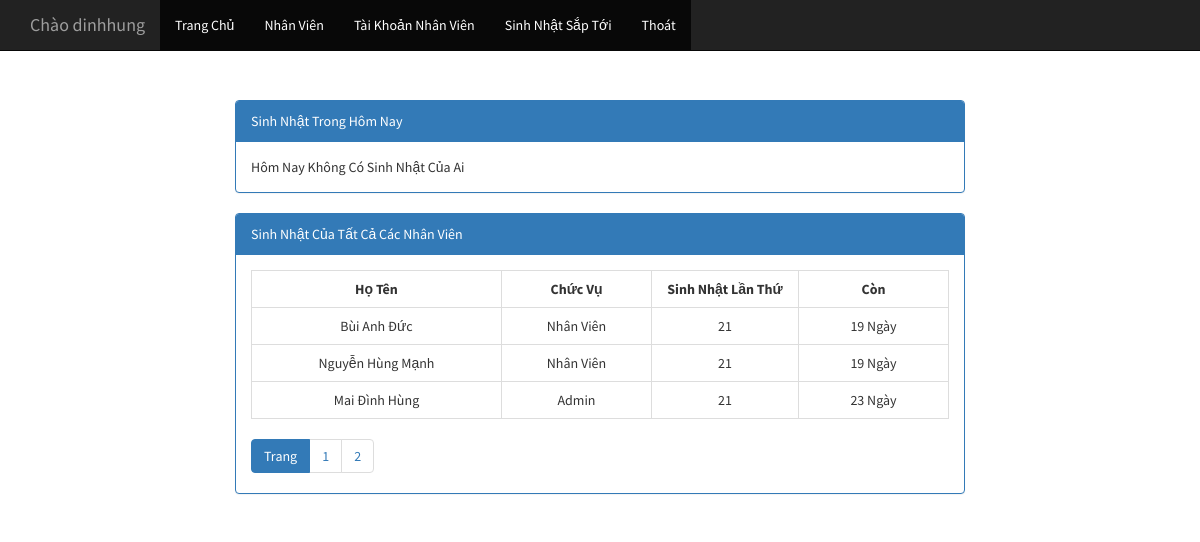
The app's page /ltw/index.php?controller=birthday (signed in) with its own data.
### tables this page shows
CREATE TABLE `tbl_nhanvien` (
  `idnv` int(50) NOT NULL,
  `hoten` varchar(250) NOT NULL,
  `gioitinh` int(10) NOT NULL,
  `ngaysinh` date NOT NULL,
  `email` varchar(250) NOT NULL,
  `diachi` varchar(250) NOT NULL,
  `vitri` varchar(250) NOT NULL,
  `sdt` int(50) NOT NULL,
  `anh` varchar(250) NOT NULL,
  `phanquyen` int(10) NOT NULL,
  `mota` varchar(250) NOT NULL
);

### ltw/controller/controller_birthday.php (called while the page is built, shortened)
<?php
	class controller_birthday extends controller{
		public function __construct(){
			$arr1=$this->model->fetch("select * from tbl_nhanvien");
			$total_record = $this->model->num_rows("select * from tbl_nhanvien");
			$max_record = 3;
			$page = ceil($total_record/$max_record);
			$p = isset($_GET["p"]) && is_numeric($_GET["p"]) && $_GET["p"]>0 ? $_GET["p"] - 1:"";
			$from = $p * $max_record;
			$arr = $this->model->fetch("select * from tbl_nhanvien order by idnv desc limit $from,$max_record");
			include 'view/view_birthday.php';
	}
}
	new controller_birthday();
 ?>

### application/controller.php (called while the page is built, shortened)
<?php
	class controller{
		public function __construct(){
			$this->model = new model();
		}
	}
 ?>

### application/model.php (called while the page is built, shortened)
<?php
	class model{
		public function fetch($sql){
			global $link;
			$result=mysqli_query($link,$sql);
			$arr=array();
			while ($rows=mysqli_fetch_array($result)) {
				$arr[]=$rows;
			}
			return $arr;
		}
		public function num_rows($sql){
			global $link;
			$result=mysqli_query($link,$sql);
			return mysqli_num_rows($result);
		}
	}
 ?>

### ltw/view/view_birthday.php (the view, shortened to what this page needs)
<div class="col-md-8 col-xs-offset-2">
	<div class="panel panel-primary">
		<div class="panel-heading">Sinh Nhật Trong Hôm Nay</div>
		<div class="panel-body">
		<?php
				$dem=0;
			 	if ($dem == 0) {
			 		echo "Hôm Nay Không Có Sinh Nhật Của Ai";
			 	}
		 	 ?>
		</div>
	</div>
</div>
	<div class="col-md-8 col-xs-offset-2">
	<div class="panel panel-primary">
		<div class="panel-heading">Sinh Nhật Của Tất Cả Các Nhân Viên</div>
		<div class="panel-body">
			<table class="table table-bordered table-hover">
				<tr>
					<th style="width: 250px;text-align: center;">Họ Tên</th>
					<th style="width: 150px;text-align: center;">Chức Vụ</th>
					<th style="text-align: center;">Sinh Nhật Lần Thứ</th>
					<th style="text-align: center;width: 150px">Còn</th>
				</tr>
				<?php
					foreach ($arr as $key => $value) {
				 ?>
				<tr>
					<td  style="text-align: center;">
						<?php echo $value["hoten"] ?>
						</td>
					<td style="text-align: center;">
						<?php echo $value["phanquyen"]==1?"Admin":"Nhân Viên"; ?>
					</td>
					<td style="text-align: center;">
						<?php
						$a=substr($value['ngaysinh'],0,4);
						$b=date('Y');
						$c= $b-$a;
						echo $c;
						 ?>
					</td>
					<td style="text-align: center;">
						<?php
						$ngay=substr($value['ngaysinh'],8,10);
						$ngayht=date('d')+1;
						$thanght=date('m');
						if ($thang =$thanght) {
							echo abs($ngayht-$ngay)." Ngày";
						}
						else {
							echo abs($thang-$thanght)." Tháng".abs($ngayht-$ngay)." Ngày";
						}
						 ?>
					</td>
				</tr>
				<?php } ?>
			</table>
			<ul class="pagination">
				<li class="active"><a href="#">Trang</a></li>
				<?php
				for($i = 1; $i<=$page; $i++){
			 	?>
				<li>
				<a href="index.php?controller=birthday&p=<?php echo $i; ?>"><?php echo $i; ?></a></li>
				<?php } ?>
			</ul>
		</div>
	</div>
</div>

### ltw/index.php (shortened to what this page needs)
<?php
	include '../config.php';
	include '../application/model.php';
	include '../application/controller.php';
	if (isset($_SESSION["username"])) {
		$c = isset($_GET["controller"])?$_GET["controller"]:"";
		$controller = $c != "" ? "controller/controller_$c.php" :"";
		include 'view/view_layout.php';
	} else {
		include 'controller/controller_login.php';
	}
 ?>

### ltw/view/view_layout.php (shortened to what this page needs)
<!DOCTYPE html>
<html lang="en"><head>
    <link rel="stylesheet" href="layout/vendor/bootstrap.css">
    <link rel="stylesheet" href="layout/css/1.css">
</head>
<body style="font-family: 'Source Sans Pro', sans-serif;">
	<nav class="navbar navbar-inverse navbar-fixed-top">
      <div class="container">
        <div class="navbar-header">
          <a class="navbar-brand" href="#">Chào <?php echo $_SESSION["username"]; ?></a>
        </div>
        <div id="navbar" class="collapse navbar-collapse">
          <ul class="nav navbar-nav">
            <li class="active"><a href="index.php?controller=home">Trang Chủ</a></li>
            <li class="active"><a href="index.php?controller=staff">Nhân Viên</a></li>
            <li class="active"><a href="index.php?controller=user">Tài Khoản Nhân Viên</a></li>
            <li class="active"><a href="index.php?controller=birthday">Sinh Nhật Sắp Tới</a></li>
            <li class="active"><a href="index.php?act=logout">Thoát</a></li>
          </ul>
        </div>
      </div>
    </nav>
	<div class="container" style="margin-top: 100px">
		<?php if (file_exists($controller)){
			include $controller;
		}
		?>
	</div>
</body>
</html>

### ltw/layout/css/1.css (style rules this page uses)
* { padding:0; margin:0; }

### ltw/view/view_birthday.php (style rules this page uses)
.pagination { padding: 0px; margin: 0px; }

### records on screen
tbl_nhanvien: hoten "Bùi Anh Đức", phanquyen "Nhân Viên", ngaysinh "21", abs($ngayht-$ngay) "19"
tbl_nhanvien: hoten "Nguyễn Hùng Mạnh", phanquyen "Nhân Viên", ngaysinh "21", abs($ngayht-$ngay) "19"
tbl_nhanvien: hoten "Mai Đình Hùng", phanquyen "Admin", ngaysinh "21", abs($ngayht-$ngay) "23"

### other values on screen
$_SESSION["username"] "dinhhung"
